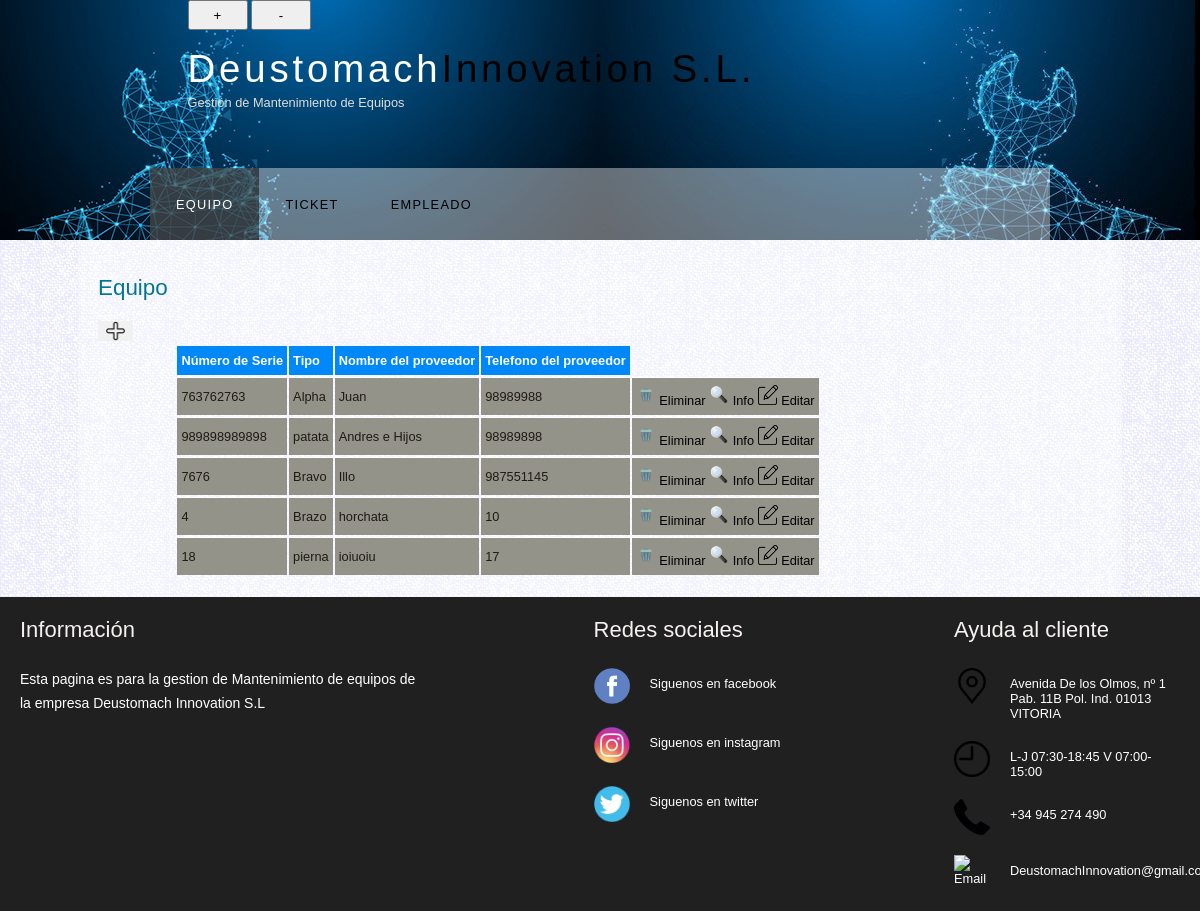
/myapp/listaEquipo/ (signed in), run on the app's committed database.
### myapp/models.py (models this page shows, shortened)
class Equipo(models.Model):
    numero_de_serie = models.IntegerField(default=0)
    modelo = models.CharField(max_length=50,default=' ')
    marca = models.CharField(max_length =50,default=' ')
    tipo_equipo = models.CharField(max_length =50,default=' ')
    fecha_adquisicion = models.DateField()
    fecha_puesta_en_marcha = models.DateField()
    proveedor_nombre = models.CharField(max_length =50,default=' ')
    proveedor_tlf = models.IntegerField(default=0)
    planta = models.CharField(max_length=50,default=' ')

### myapp/views.py (the view)
# urls.py: path('myapp/listaEquipo/', login_required(EquipoListView.as_view(), login_url='http://127.0.0.1:8000/myapp/login/'), name='ListaEquipos'),
class EquipoListView(ListView):
    model = Equipo
    template_name = 'listaEquipo.html'

### myapp/templates/listaEquipo.html
{% extends 'base.html' %}
{% load static %}
{% block main %}
      <div id="contenido">
        <h1>Equipo</h1>
        <a href="http://127.0.0.1:8000/myapp/createEquipo/" class="crear" ><img src="{% static 'imagenes/mas.png' %}" width="35px"></a>
        <table>
          <thead>
            <tr>
                <th class="cabecera">Número de Serie</th>
                <th class="cabecera">Tipo</th>
                <th class="cabecera">Nombre del proveedor</th>
                <th class="cabecera">Telefono del proveedor</th>
            </tr>
        </thead>
        <tbody>
            {% if object_list %}
            {% for equipo in object_list %}
            <tr>
                <td>{{ equipo.numero_de_serie }}</td>
                <td>{{ equipo.tipo_equipo}}</td>
                <td>{{ equipo.proveedor_nombre }}</td>
                <td>{{ equipo.proveedor_tlf }}</td>
                <td>
                  <a href="{% url 'reto:DeleteEquipo' equipo.id %}"><img src="{% static 'imagenes/basura.png' %}" width="20px" height="20pxs"> Eliminar</a>
                  <a href="{% url 'reto:DetailEquipo' equipo.id %}"><img src="{% static 'imagenes/search.png' %}" width="20px" height="20pxs"> Info</a>
                  <a href="{% url 'reto:UpdateEquipo' equipo.id %}"> <img src="{% static 'imagenes/editar.png' %}" width="20px" height="20pxs"> Editar</a>
                </td>
            </tr>
            {% endfor %}
            {% else %}
            <h1>No hay proyectos disponibles</h1>
            {% endif %}
        </tbody>
        </table>
      </div>
{% endblock %}

### myapp/static/style/style.css (style rules this page uses)
html { height: 100%; }
* { margin: 0; padding: 0; }
body { font: normal .80em 'trebuchet ms', arial, sans-serif; background: #F0EFE2 url(../imagenes/background.png) repeat; color: #777; }
img { border: 0; }
h1, h3 { font: normal 175% 'century gothic', arial, sans-serif; color: #007694; margin: 0 0 15px 0; padding: 15px 0 5px 0; }
a { text-decoration: none; color: #000; }
table { margin: auto; }
table tr th, table tr td { background: #0088f8; color: #FFF; padding: 7px 4px; text-align: left; }
table tr td { background: #94938a; color: #1f1a15; border-top: 1px solid #FFF; }

### myapp/static/style/Contenido.css (style rules this page uses)
#contenido { text-align: left; width: 80%; padding: 0; }

### data on the page
Equipo: numero_de_serie "763762763", tipo_equipo "Alpha", proveedor_nombre "Juan", proveedor_tlf "98989988"
Equipo: numero_de_serie "989898989898", tipo_equipo "patata", proveedor_nombre "Andres e Hijos", proveedor_tlf "98989898"
Equipo: numero_de_serie "7676", tipo_equipo "Bravo", proveedor_nombre "Illo", proveedor_tlf "987551145"
Equipo: numero_de_serie "4", tipo_equipo "Brazo", proveedor_nombre "horchata", proveedor_tlf "10"
Equipo: numero_de_serie "18", tipo_equipo "pierna", proveedor_nombre "ioiuoiu", proveedor_tlf "17"
